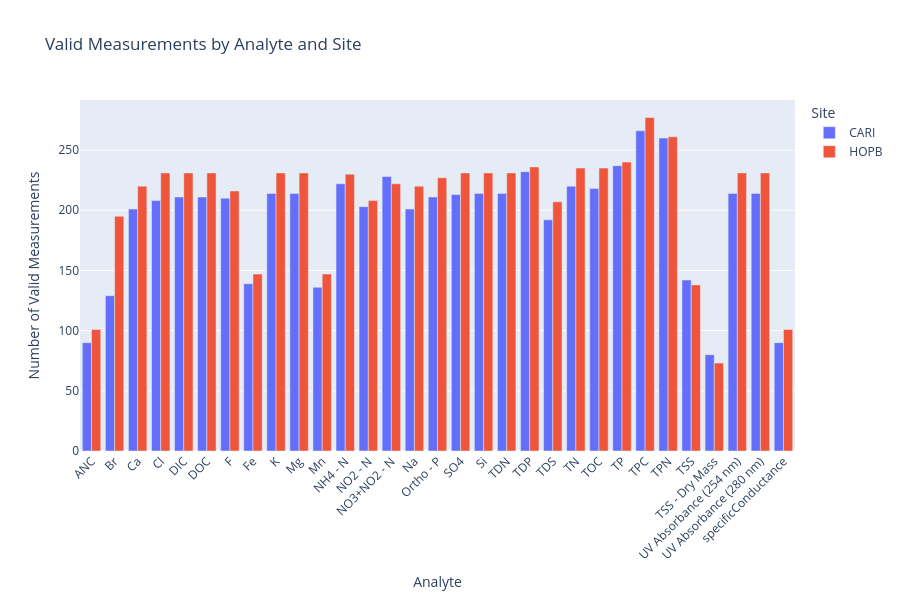

This figure's notebook cell:
### Code cell
coverage_pd = site_quality.toPandas()

import plotly.express as px

fig = px.bar(
    coverage_pd,
    x="analyte",
    y="valid",
    color="siteID",
    barmode="group",
    title="Valid Measurements by Analyte and Site",
    labels={
        "analyte": "Analyte",
        "valid": "Number of Valid Measurements",
        "siteID": "Site"
    }
)

fig.update_layout(
    xaxis_tickangle=-45,
    height=600
)

fig.show()

### Figure 1 — Plotly figure (JSON) as saved in the notebook; plotly's stock layout.template omitted (floating-point values rounded to 4 significant figures)
{"data": [{"alignmentgroup": "True", "hovertemplate": "Site=CARI<br>Analyte=%{x}<br>Number of Valid Measurements=%{y}<extra></extra>", "legendgroup": "CARI", "marker": {"color": "#636efa", "pattern": {"shape": ""}}, "name": "CARI", "offsetgroup": "CARI", "orientation": "v", "showlegend": true, "textposition": "auto", "type": "bar", "x": ["ANC", "Br", "Ca", "Cl", "DIC", "DOC", "F", "Fe", "K", "Mg", "Mn", "NH4 - N", "NO2 - N", "NO3+NO2 - N", "Na", "Ortho - P", "SO4", "Si", "TDN", "TDP", "TDS", "TN", "TOC", "TP", "TPC", "TPN", "TSS", "TSS - Dry Mass", "UV Absorbance (254 nm)", "UV Absorbance (280 nm)", "specificConductance"], "xaxis": "x", "y": [90, 129, 201, 208, 211, 211, 210, 139, 214, 214, 136, 222, 203, 228, 201, 211, 213, 214, 214, 232, 192, 220, 218, 237, 266, 260, 142, 80, 214, 214, 90], "yaxis": "y"}, {"alignmentgroup": "True", "hovertemplate": "Site=HOPB<br>Analyte=%{x}<br>Number of Valid Measurements=%{y}<extra></extra>", "legendgroup": "HOPB", "marker": {"color": "#EF553B", "pattern": {"shape": ""}}, "name": "HOPB", "offsetgroup": "HOPB", "orientation": "v", "showlegend": true, "textposition": "auto", "type": "bar", "x": ["ANC", "Br", "Ca", "Cl", "DIC", "DOC", "F", "Fe", "K", "Mg", "Mn", "NH4 - N", "NO2 - N", "NO3+NO2 - N", "Na", "Ortho - P", "SO4", "Si", "TDN", "TDP", "TDS", "TN", "TOC", "TP", "TPC", "TPN", "TSS", "TSS - Dry Mass", "UV Absorbance (254 nm)", "UV Absorbance (280 nm)", "specificConductance"], "xaxis": "x", "y": [101, 195, 220, 231, 231, 231, 216, 147, 231, 231, 147, 230, 208, 222, 220, 227, 231, 231, 231, 236, 207, 235, 235, 240, 277, 261, 138, 73, 231, 231, 101], "yaxis": "y"}], "layout": {"barmode": "group", "height": 600, "legend": {"title": {"text": "Site"}, "tracegroupgap": 0}, "title": {"text": "Valid Measurements by Analyte and Site"}, "xaxis": {"anchor": "y", "domain": [0, 1], "tickangle": -45, "title": {"text": "Analyte"}}, "yaxis": {"anchor": "x", "domain": [0, 1], "title": {"text": "Number of Valid Measurements"}}}}
